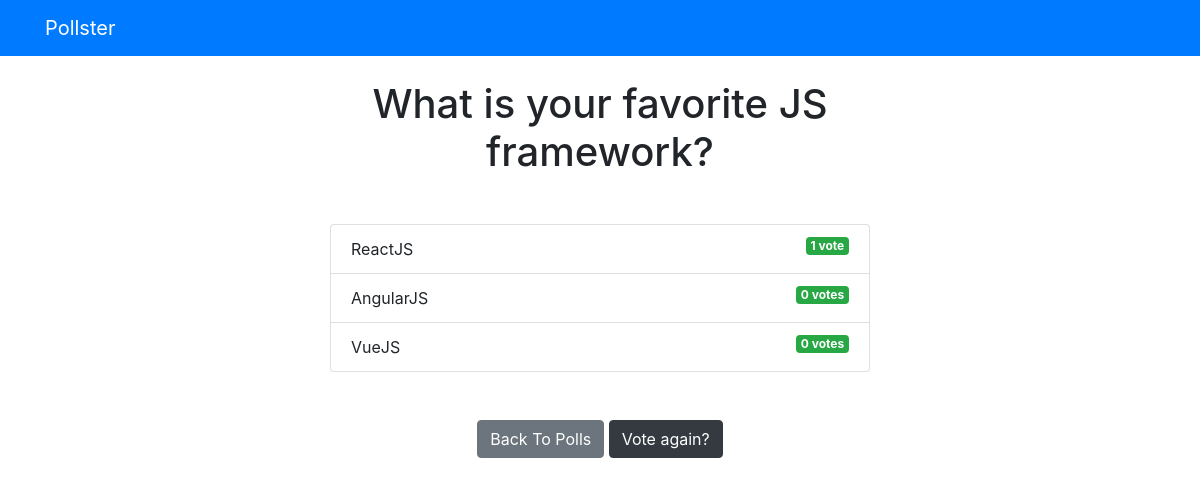
The page /polls/2/results/ on the database as committed earlier.
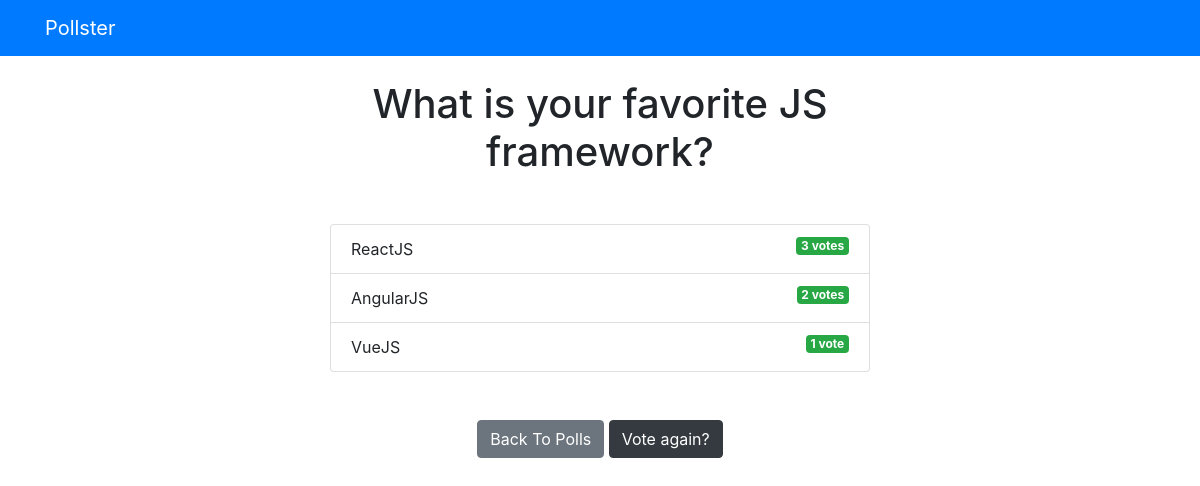
The same page on the database as committed later.
### polls/models.py (models this page shows, shortened)
class Question(models.Model):
    question_text = models.CharField(max_length=200)
    pub_date = models.DateTimeField('data published')

class Choice(models.Model):
    question = models.ForeignKey(Question, on_delete = models.CASCADE)
    choice_text =models.CharField(max_length = 200)
    votes = models.IntegerField(default = 0)

### polls/views.py (the view)
# urls.py: path('<int:question_id>/results/', views.results, name='results'),
def results(request, question_id):
    question = get_object_or_404(Question, pk=question_id)
    return render(request, 'polls/results.html', { 'question': question })

### templates/polls/results.html (shortened to what this page needs)
{% extends 'base.html' %} {% block content %}
<h1 class="mb-5 text-center">{{ question.question_text }}</h1>
<ul class="list-group mb-5">
  {% for choice in question.choice_set.all %}
  <li class="list-group-item">
    {{ choice.choice_text }}
    <span class="badge badge-success float-right"
      >{{choice.votes }} vote{{ choice.votes | pluralize }}</span
    >
  </li>
  {% endfor %}
</ul>
<div class="text-center mb-5">
  <a href="{% url 'polls:index' %}" class="btn btn-secondary">Back To Polls</a>
  <a href="{% url 'polls:detail' question.id %}" class="btn btn-dark"
    >Vote again?</a
  >
</div>
{% endblock %}

### templates/base.html (shortened to what this page needs)
<!DOCTYPE html>
<html lang="en">
  <head>
    <link
      rel="stylesheet"
      href="https://stackpath.bootstrapcdn.com/bootstrap/4.5.0/css/bootstrap.min.css"
    />
  </head>
  <body>
      {% include 'partials/_navbar.html' %}
      <div class="container">
          <div class="row">
              <div class="col-md-6 m-auto">
                  {% block content %}{% endblock %}
              </div>
          </div>
      </div>
  </body>
</html>

### templates/partials/_navbar.html
<nav class="navbar navbar-dark bg-primary mb-4">
    <div class="container">
        <a href="/" class="navbar-brand">Pollster</a>
    </div>
</nav>

Rows that differ between the two databases and show on the page:
changed Choice "ReactJS": votes "1" → "3"; votes|pluralize (not shown) → "s"
changed Choice "AngularJS": votes "0" → "2"
changed Choice "VueJS": votes "0" → "1"; votes|pluralize "s" → (not shown)
